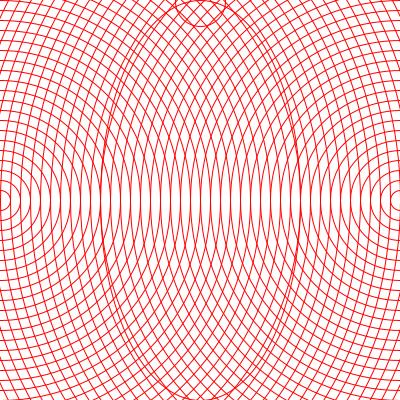
Frame 1 (no input)
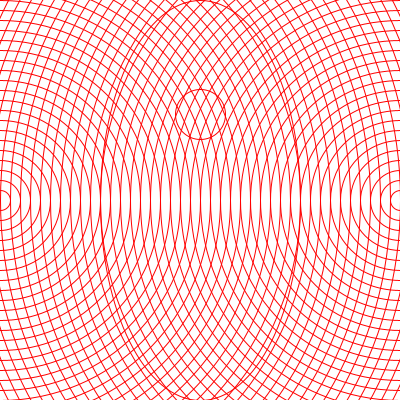
Frame 60 (the mouse pressed at the canvas centre just before this capture)
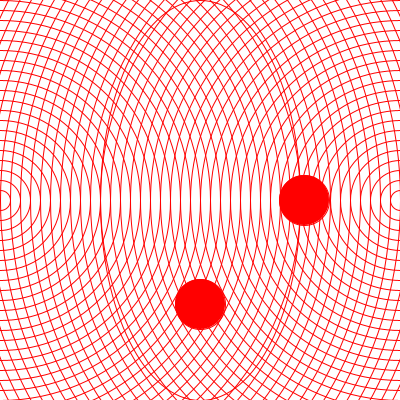
Frame 120 (the mouse held since frame 60 and released just before this capture)

The Processing sketch that drew these frames (run headless with seeded random() and noise(); from frame 60 on, the mouse is pressed at the canvas centre):

// Processing sketch: processing_105268
// ── processing_105268.pde

int x=0;
int y=0;
int i=1;
int i1=1;
int speed=1;
int speedy=1;


void setup()
{size(400,400);}

void draw(){
  background(255,255,255);
  stroke(255,0,0);
  x=x+speed;
  speed=speed+1;
  y=y+speedy;
  noFill();
  for(int i=0; i<60; i++)
  ellipse(400,height/2,i*20,i*20);
  for(int i1=0; i1<60; i1++)
  ellipse(0,height/2,i1*20,i1*20);
  ellipse(width/2,height/2,200,400);
  
    
  if((x>width)||(x<0)){speed=speed*-1;}
  if(mousePressed==true){
  fill(255,0,0);
  ellipse(x,200,50,50);}
  ellipse(200,x,50,50);}
